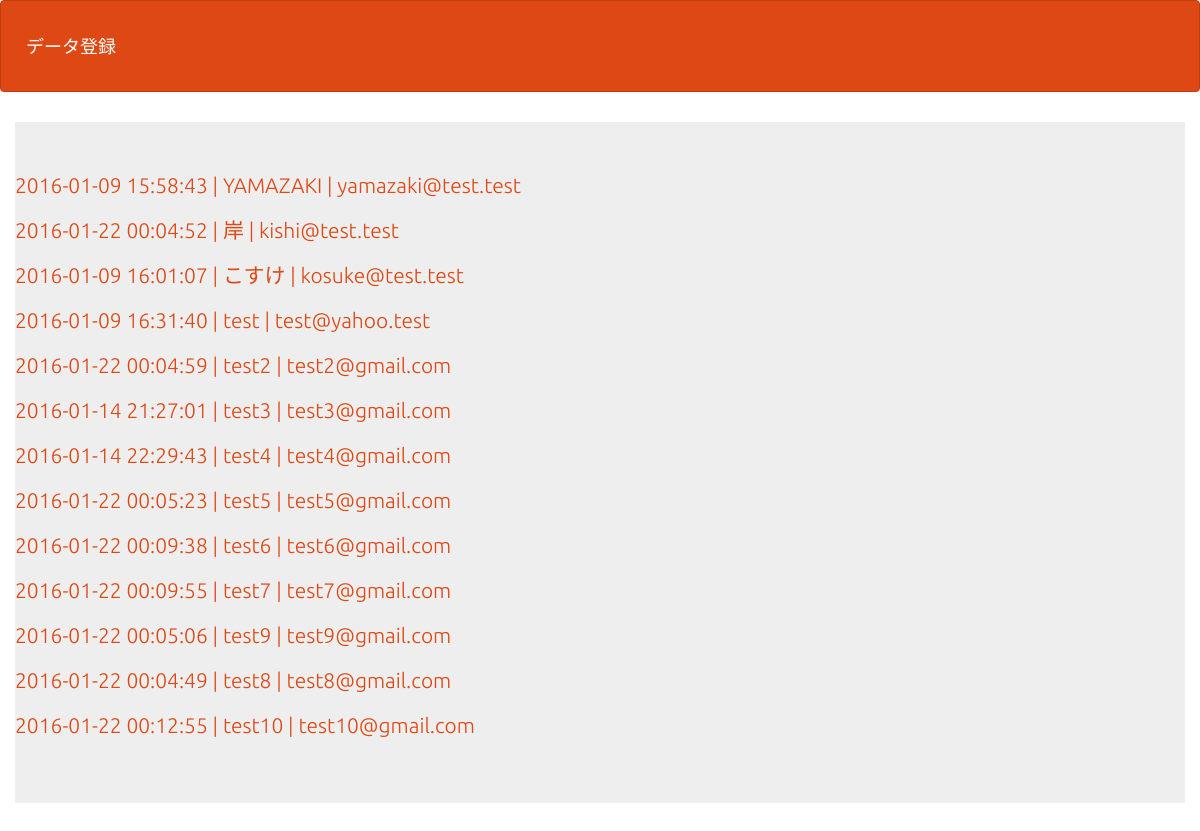
The page /select.php on the database its author committed.
### tables this page shows
CREATE TABLE `gs_an_table` (
  `id` int(12) NOT NULL,
  `name` varchar(64) NOT NULL,
  `email` varchar(128) NOT NULL,
  `naiyou` text NOT NULL,
  `indate` datetime NOT NULL
);

### select.php (the view, shortened to what this page needs)
<?php
try {
  $pdo = new PDO('mysql:dbname=gs_db;host=localhost','root','root');
} catch (PDOException $e) {
  exit('データベースに接続できませんでした。'.$e->getMessage());
}
$stmt = $pdo->prepare("SELECT * FROM gs_an_table");
$status = $stmt->execute();
$view="";
if($status==false){
  $error = $stmt->errorInfo();
  exit("ErrorQuery:".$error[2]);
}else{
  while( $result = $stmt->fetch(PDO::FETCH_ASSOC)){
    $view .= '<p>'.'<a href="detail.php?id='.$result["id"].'">'.$result["indate"]." | ".$result["name"]." | ".$result["email"].'</a>
	'.'</p>';
  }
}
?>
<!DOCTYPE html>
<html lang="ja">
<head>
<link rel="stylesheet" href="css/range.css">
<link href="css/bootstrap.min.css" rel="stylesheet">
</head>
<body id="main">
<header>
  <nav class="navbar navbar-default">
    <div class="container-fluid">
      <div class="navbar-header">
      <a class="navbar-brand" href="index.php">データ登録</a>
    </div>
  </nav>
</header>
<div>
    <div class="container jumbotron"><?=$view?></div>
  </div>
</body>
</html>

### select.php (style rules this page uses)
div { padding: 10px;font-size:16px; }

### rows shown on the page
gs_an_table: indate "2016-01-09 15:58:43", name "YAMAZAKI", email "yamazaki@test.test"
gs_an_table: indate "2016-01-22 00:04:52", name "岸", email "kishi@test.test"
gs_an_table: indate "2016-01-09 16:01:07", name "こすけ", email "kosuke@test.test"
gs_an_table: indate "2016-01-09 16:31:40", name "test", email "test@yahoo.test"
gs_an_table: indate "2016-01-22 00:04:59", name "test2", email "test2@gmail.com"
gs_an_table: indate "2016-01-14 21:27:01", name "test3", email "test3@gmail.com"
gs_an_table: indate "2016-01-14 22:29:43", name "test4", email "test4@gmail.com"
gs_an_table: indate "2016-01-22 00:05:23", name "test5", email "test5@gmail.com"
gs_an_table: indate "2016-01-22 00:09:38", name "test6", email "test6@gmail.com"
gs_an_table: indate "2016-01-22 00:09:55", name "test7", email "test7@gmail.com"
gs_an_table: indate "2016-01-22 00:05:06", name "test9", email "test9@gmail.com"
gs_an_table: indate "2016-01-22 00:04:49", name "test8", email "test8@gmail.com"
gs_an_table: indate "2016-01-22 00:12:55", name "test10", email "test10@gmail.com"
